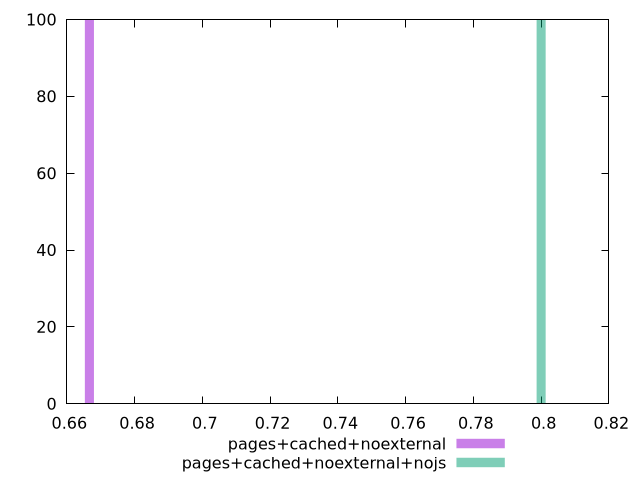

Recreate this plot in gnuplot.
$_pagesCachedNoexternal <<EOF
0.6666666666666667 100
EOF
$_pagesCachedNoexternalNojs <<EOF
0.8 100
EOF
set key outside below
set terminal pngcairo
set output "report_00005_2020-11-02T22-26-11.212Z/uses-text-compression/uses-text-compression_pages+cached+noexternal_pages+cached+noexternal+nojs+hist.png"
set boxwidth 0.002666666666666666
set style fill transparent solid 0.5 noborder
set yrange [0:100]
plot $_pagesCachedNoexternal title "pages+cached+noexternal" with boxes ,$_pagesCachedNoexternalNojs title "pages+cached+noexternal+nojs" with boxes ,
